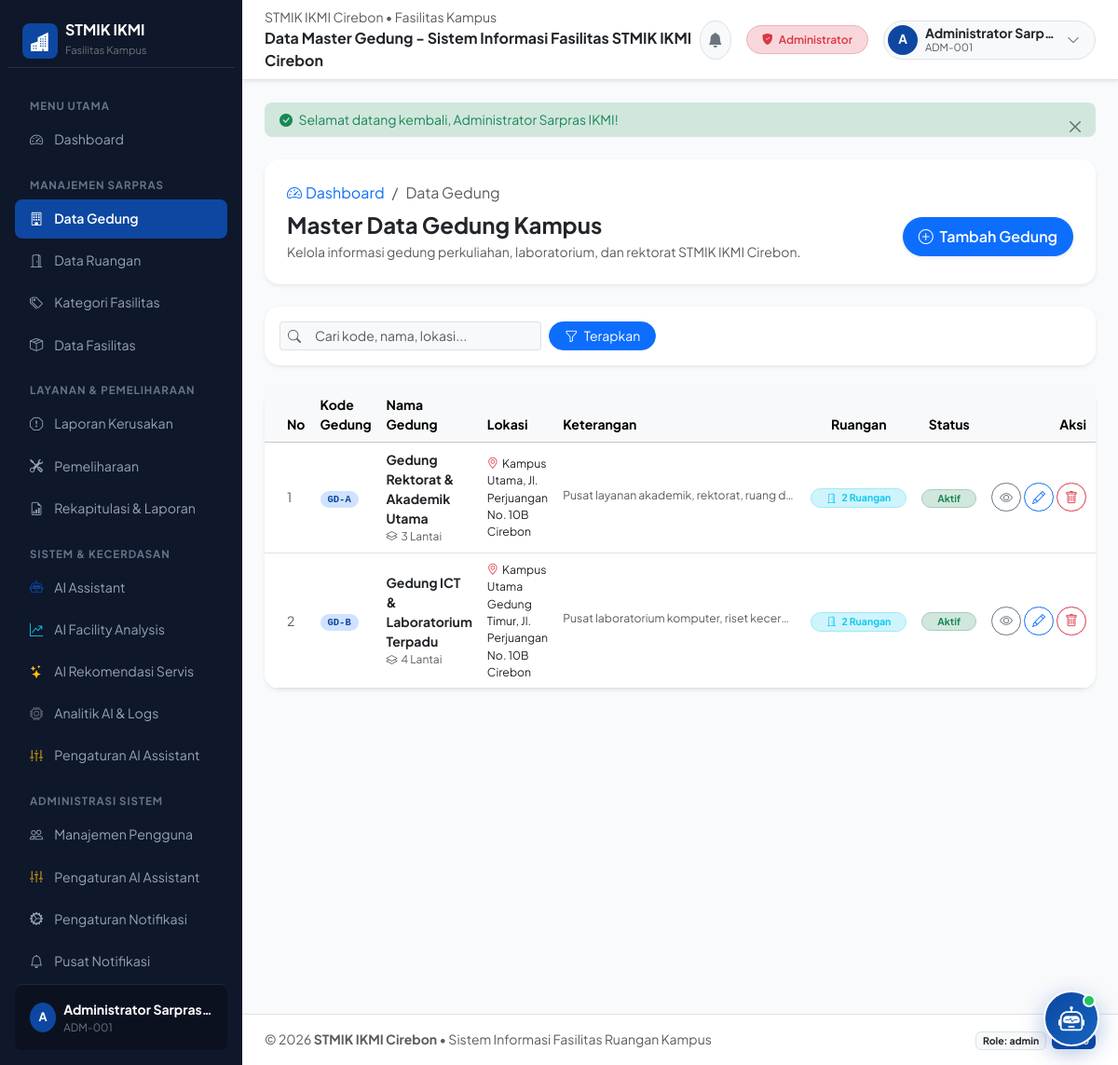
Page /public/gedung (signed in) on the committed database.
### tables this page shows
CREATE TABLE `gedung` (
  `id` int unsigned NOT NULL AUTO_INCREMENT,
  `kode_gedung` varchar(20) NOT NULL,
  `nama_gedung` varchar(100) NOT NULL,
  `lokasi` varchar(255) DEFAULT NULL,
  `jumlah_lantai` tinyint unsigned NOT NULL DEFAULT '1',
  `deskripsi` text,
  `keterangan` text,
  `status` enum('aktif','renovasi','nonaktif') NOT NULL DEFAULT 'aktif',
  `created_at` timestamp NOT NULL DEFAULT CURRENT_TIMESTAMP,
  `updated_at` timestamp NOT NULL DEFAULT CURRENT_TIMESTAMP ON UPDATE CURRENT_TIMESTAMP,
  PRIMARY KEY (`id`),
  UNIQUE KEY `uq_gedung_kode_gedung` (`kode_gedung`),
  KEY `idx_gedung_status` (`status`)
);

### app/controllers/GedungController.php (called while the page is built, shortened)
<?php
class GedungController extends Controller {
    protected $gedungModel;
    public function __construct() {
        $this->gedungModel = $this->model('GedungModel');
    }
    public function index() {
        $search = isset($_GET['search']) ? trim($_GET['search']) : '';
        $page = isset($_GET['page']) ? max(1, (int)$_GET['page']) : 1;
        $perPage = 8;
        $totalRows = $this->gedungModel->countAll($search);
        $totalPages = ($totalRows > 0) ? (int)ceil($totalRows / $perPage) : 1;
        $gedungList = $this->gedungModel->getAll($search, $page, $perPage);
        $data = [
            'title' => 'Data Master Gedung - ' . APP_NAME,
            'user' => Auth::user(),
            'role' => Auth::role(),
            'gedung_list' => $gedungList,
            'search' => $search,
            'page' => $page,
            'per_page' => $perPage,
            'total_rows' => $totalRows,
            'total_pages' => $totalPages
        ];
        $this->view('gedung/index', $data);
    }
}

### app/core/App.php (called while the page is built, shortened)
<?php
class App {
    protected $method = DEFAULT_METHOD;
    public function __construct() {
        $url = $this->parseUrl();
        if (!empty($url[0])) {
            $formattedController = str_replace(' ', '', ucwords(str_replace(['-', '_'], ' ', $url[0]))) . 'Controller';
            $controllerFile = __DIR__ . '/../controllers/' . $formattedController . '.php';
            if (file_exists($controllerFile)) {
                unset($url[0]);
            } else {
                $this->controller = 'ErrorController';
            }
        }
        $this->controller = new $this->controller;
        $this->params = $url ? array_values($url) : [];
        call_user_func_array([$this->controller, $this->method], $this->params);
    }
    public function parseUrl() {
        if (isset($_GET['url'])) {
            $url = rtrim($_GET['url'], '/');
            $url = filter_var($url, FILTER_SANITIZE_URL);
            return explode('/', $url);
        }
        return [];
    }
}

### public/index.php (called while the page is built, shortened)
<?php
require_once __DIR__ . '/../app/helpers/helper.php';
require_once __DIR__ . '/../app/helpers/Auth.php';
require_once __DIR__ . '/../app/core/Database.php';
require_once __DIR__ . '/../app/core/Model.php';
require_once __DIR__ . '/../app/core/Controller.php';
require_once __DIR__ . '/../app/core/App.php';
$app = new App();

### app/helpers/helper.php (called while the page is built, shortened)
<?php
if (!function_exists('base_url')) {
    function base_url($path = '') {
        $cleanPath = ltrim($path, '/');
        return BASE_URL . ($cleanPath ? '/' . $cleanPath : '');
    }
}

### app/helpers/Auth.php (called while the page is built, shortened)
<?php
class Auth {
    public static function check() {
        $timeout = defined('SESSION_TIMEOUT') ? (int)SESSION_TIMEOUT : 7200;
        $lastActivity = $_SESSION['user']['last_activity'] ?? $_SESSION['user']['logged_at'] ?? 0;
        return true;
    }
    public static function user() {
        if (self::check()) {
            return $_SESSION['user'];
        }
        return null;
    }
    public static function role() {
        $user = self::user();
        return $user ? $user['nama_role'] : null;
    }
    public static function hasRole($roles) {
        $userRole = self::role();
        if (is_array($roles)) {
            return in_array($userRole, $roles, true);
        }
        return $userRole === $roles;
    }
}

### app/core/Database.php (called while the page is built, shortened)
<?php
class Database {
    private $host = DB_HOST;
    private $port = DB_PORT;
    private $user = DB_USER;
    private $pass = DB_PASS;
    private $dbname = DB_NAME;
    private $charset = DB_CHARSET;
    private $dbh;
    private $stmt;
    public function __construct() {
        $dsn = 'mysql:host=' . $this->host . ';port=' . $this->port . ';dbname=' . $this->dbname . ';charset=' . $this->charset;
        $options = [
            PDO::ATTR_PERSISTENT => false,
            PDO::ATTR_ERRMODE => PDO::ERRMODE_EXCEPTION,
            PDO::ATTR_DEFAULT_FETCH_MODE => PDO::FETCH_ASSOC,
            PDO::ATTR_EMULATE_PREPARES => false
        ];
        try {
            $this->dbh = new PDO($dsn, $this->user, $this->pass, $options);
        } catch (PDOException $e) {
            $this->error = $e->getMessage();
            die('Koneksi Database Gagal: ' . $this->error);
        }
    }
    public function query($sql) {
        $this->stmt = $this->dbh->prepare($sql);
        return $this;
    }
    public function bind($param, $value, $type = null) {
        $this->stmt->bindValue($param, $value, $type);
        return $this;
    }
    public function execute() {
        return $this->stmt->execute();
    }
    public function resultSet() {
        $this->execute();
        return $this->stmt->fetchAll();
    }
    public function single() {
        $this->execute();
        return $this->stmt->fetch();
    }
}

### app/models/GedungModel.php (called while the page is built, shortened)
<?php
class GedungModel extends Model {
    public function getAll($search = null, $page = 1, $perPage = 10) {
        $page = max(1, (int)$page);
        $perPage = max(1, (int)$perPage);
        $offset = ($page - 1) * $perPage;
        $sql = "SELECT g.*,
                       (SELECT COUNT(*) FROM ruangan WHERE gedung_id = g.id) as total_ruangan
                FROM gedung g";
        $params = [];
        $sql .= " ORDER BY g.kode_gedung ASC LIMIT :limit OFFSET :offset";
        $this->db->query($sql);
        $this->db->bind(':limit', $perPage, PDO::PARAM_INT);
        $this->db->bind(':offset', $offset, PDO::PARAM_INT);
        return $this->db->resultSet();
    }
    public function countAll($search = null) {
        $sql = "SELECT COUNT(*) as total FROM gedung g";
        $this->db->query($sql);
        $result = $this->db->single();
        return (int)($result['total'] ?? 0);
    }
}

### app/core/Model.php (called while the page is built, shortened)
<?php
class Model {
    public function __construct() {
        $this->db = new Database();
    }
}

### app/views/gedung/index.php (the view, shortened to what this page needs)
<div class="container-fluid p-0">
    <div class="card border-0 shadow-sm rounded-4 bg-white mb-4">
        <div class="card-body p-4">
            <nav aria-label="breadcrumb">
                <ol class="breadcrumb mb-2 small">
                    <li class="breadcrumb-item"><a href="<?= base_url('dashboard') ?>" class="text-decoration-none"><i class="bi bi-speedometer2 me-1"></i>Dashboard</a></li>
                    <li class="breadcrumb-item active" aria-current="page">Data Gedung</li>
                </ol>
            </nav>
            <div class="d-flex flex-column flex-md-row justify-content-between align-items-md-center gap-3">
                <div>
                    <h4 class="fw-bold mb-1 text-dark">Master Data Gedung Kampus</h4>
                    <p class="text-muted small mb-0">Kelola informasi gedung perkuliahan, laboratorium, dan rektorat STMIK IKMI Cirebon.</p>
                </div>
                <?php if (Auth::hasRole('admin')): ?>
                <div>
                    <a href="<?= base_url('gedung/tambah') ?>" class="btn btn-primary rounded-pill px-3 py-2 fw-semibold small shadow-sm">
                        <i class="bi bi-plus-circle me-1"></i> Tambah Gedung
                    </a>
                </div>
                <?php endif; ?>
            </div>
        </div>
    </div>
    <div class="card border-0 shadow-sm rounded-4 bg-white mb-4">
        <div class="card-body p-3">
            <form method="GET" action="<?= base_url('gedung') ?>" class="row g-2 align-items-center">
                <div class="col-md-5 col-lg-4">
                    <div class="input-group input-group-sm">
                        <span class="input-group-text bg-light border-end-0"><i class="bi bi-search text-muted"></i></span>
                        <input type="text" name="search" class="form-control bg-light border-start-0"
                               placeholder="Cari kode, nama, lokasi..."
                               value="<?= htmlspecialchars($search ?? '') ?>">
                    </div>
                </div>
                <div class="col-auto">
                    <button type="submit" class="btn btn-sm btn-primary rounded-pill px-3">
                        <i class="bi bi-funnel me-1"></i> Terapkan
                    </button>
                </div>
            </form>
        </div>
    </div>
    <div class="card border-0 shadow-sm rounded-4 bg-white overflow-hidden mb-4">
        <div class="card-body p-0">
            <div class="table-responsive">
                <table class="table table-hover align-middle mb-0 small">
                    <thead class="table-light text-secondary">
                        <tr>
                            <th class="ps-4" style="width: 60px;">No</th>
                            <th style="width: 130px;">Kode Gedung</th>
                            <th>Nama Gedung</th>
                            <th>Lokasi</th>
                            <th>Keterangan</th>
                            <th class="text-center" style="width: 140px;">Ruangan</th>
                            <th class="text-center" style="width: 110px;">Status</th>
                            <th class="text-end pe-4" style="width: 180px;">Aksi</th>
                        </tr>
                    </thead>
                    <tbody>
                        <?php if (empty($gedung_list)): ?>
                        <tr>
                            <td colspan="8" class="text-center py-5 text-muted">
                                <div class="py-4">
                                    <i class="bi bi-building-exclamation fs-1 d-block mb-2 text-secondary opacity-50"></i>
                                    <span class="fw-semibold">Tidak ada data gedung yang ditemukan.</span>
                                    <?php if (!empty($search)): ?>
                                        <p class="small text-muted mt-1">Coba gunakan kata kunci pencarian yang berbeda.</p>
                                        <a href="<?= base_url('gedung') ?>" class="btn btn-sm btn-outline-primary rounded-pill mt-2">Reset Filter</a>
                                    <?php endif; ?>
                                </div>
                            </td>
                        </tr>
                        <?php else: ?>
                            <?php
                            $startNumber = (($page - 1) * $per_page) + 1;
                            foreach ($gedung_list as $index => $g):
                            ?>
                            <tr>
                                <td class="ps-4 text-muted"><?= $startNumber + $index ?></td>
                                <td>
                                    <span class="badge bg-primary-subtle text-primary font-monospace px-2 py-1 rounded-pill fw-bold">
                                        <?= htmlspecialchars($g['kode_gedung']) ?>
                                    </span>
                                </td>
                                <td>
                                    <a href="<?= base_url('gedung/detail/' . $g['id']) ?>" class="fw-bold text-dark text-decoration-none hover-primary">
                                        <?= htmlspecialchars($g['nama_gedung']) ?>
                                    </a>
                                    <div class="text-muted small" style="font-size: 0.75rem;">
                                        <i class="bi bi-layers me-1"></i><?= $g['jumlah_lantai'] ?> Lantai
                                    </div>
                                </td>
                                <td>
                                    <div class="text-dark small"><i class="bi bi-geo-alt text-danger me-1"></i><?= htmlspecialchars($g['lokasi'] ?: '-') ?></div>
                                </td>
                                <td>
                                    <small class="text-muted text-truncate d-inline-block" style="max-width: 250px;">
                                        <?= htmlspecialchars($g['keterangan'] ?: $g['deskripsi'] ?: '-') ?>
                                    </small>
                                </td>
                                <td class="text-center">
                                    <span class="badge bg-info-subtle text-info border border-info-subtle rounded-pill px-3 py-1">
                                        <i class="bi bi-door-open me-1"></i> <?= $g['total_ruangan'] ?> Ruangan
                                    </span>
                                </td>
                                <td class="text-center">
                                    <?php if ($g['status'] === 'aktif'): ?>
                                        <span class="badge bg-success-subtle text-success border border-success-subtle rounded-pill px-3 py-1">Aktif</span>
                                    <?php elseif ($g['status'] === 'renovasi'): ?>
                                        <span class="badge bg-warning-subtle text-warning border border-warning-subtle rounded-pill px-3 py-1">Renovasi</span>
                                    <?php else: ?>
                                        <span class="badge bg-secondary-subtle text-secondary border border-secondary-subtle rounded-pill px-3 py-1">Nonaktif</span>
                                    <?php endif; ?>
                                </td>
                                <td class="text-end pe-4">
                                    <div class="btn-group btn-group-sm" role="group">
                                        <a href="<?= base_url('gedung/detail/' . $g['id']) ?>" class="btn btn-outline-secondary rounded-pill me-1" title="Lihat Detail">
                                            <i class="bi bi-eye"></i>
                                        </a>
                                        <?php if (Auth::hasRole('admin')): ?>
                                        <a href="<?= base_url('gedung/edit/' . $g['id']) ?>" class="btn btn-outline-primary rounded-pill me-1" title="Ubah Gedung">
                                            <i class="bi bi-pencil"></i>
                                        </a>
                                        <button type="button" class="btn btn-outline-danger rounded-pill btn-delete-gedung"
                                                data-bs-toggle="modal"
                                                data-bs-target="#modalDeleteGedung"
                                                data-id="<?= $g['id'] ?>"
                                                data-nama="<?= htmlspecialchars($g['nama_gedung']) ?>"
                                                data-ruangan="<?= $g['total_ruangan'] ?>"
                                                title="Hapus Gedung">
                                            <i class="bi bi-trash"></i>
                                        </button>
                                        <?php endif; ?>
                                    </div>
                                </td>
                            </tr>
                            <?php endforeach; ?>
                        <?php endif; ?>
                    </tbody>
                </table>
            </div>
        </div>
    </div>
</div>

### public/assets/css/style.css (style rules this page uses)
:root { --bs-primary: #0d47a1; --bs-primary-rgb: 13, 71, 161; --bs-primary-hover: #083072; --bs-warning: #ffb300; --bs-font-sans-serif: 'Plus Jakarta Sans', system-ui, -apple-system, sans-serif; }
body { font-family: var(--bs-font-sans-serif); color: #2b3445; background-color: #f8fafc; -webkit-font-smoothing: antialiased; }

### rows in the picture
gedung: $startNumber + $index "1", kode_gedung "GD-A", nama_gedung "Gedung Rektorat & Akademik Utama", jumlah_lantai "3", lokasi "Kampus Utama, Jl. Perjuangan No. 10B Cirebon", keterangan "Pusat layanan akademik, rektorat, ruang d…", total_ruangan "2", status "Aktif", $startNumber + $index "2"
gedung: kode_gedung "GD-B", nama_gedung "Gedung ICT & Laboratorium Terpadu", jumlah_lantai "4", lokasi "Kampus Utama Gedung Timur, Jl. Perjuangan No. 10B Cirebon", keterangan "Pusat laboratorium komputer, riset kecer…", total_ruangan "2", status "Aktif"

### other values in the picture
substr(Auth::user()['nama_lengkap'] ?? 'U', 0, 1) "A"
Auth::user()['nama_lengkap'] "Administrator Sarpras…"
Auth::user()['nomor_induk'] "ADM-001"
$title "Data Master Gedung - Sistem Informasi Fasilitas STMIK IKMI Cirebon"
$roleLabel "Administrator"
substr($user['nama_lengkap'] ?? 'U', 0, 1) "A"
$user['nama_lengkap'] "Administrator Sarp…"
$user['nomor_induk'] "ADM-001"
$_SESSION['flash_success'] "Selamat datang kembali, Administrator Sarpras IKMI!"
Auth::role() "admin"
APP_VERSION "1.0.0"
